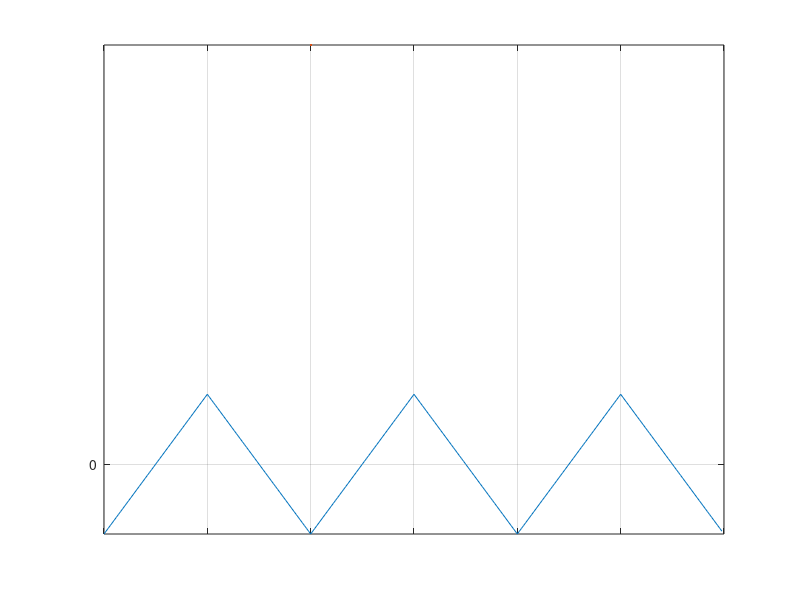

The MATLAB script that drew this image:
T = 3;

fs = 100;
t = 0:1/fs:T-1/fs;

x = sawtooth(2*pi*1*t,1/2);

plot(t,x,LineWidth=6)
xticklabels({'','','','','','',''})
yticks(0)
grid on
% ax = gca
% ax.LineWidth = 3